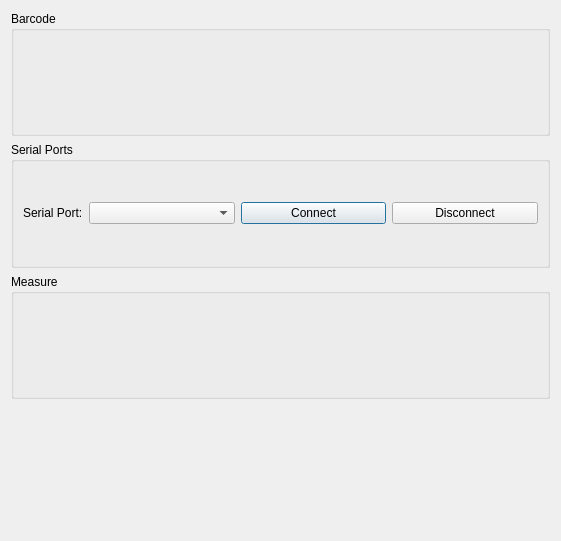
<?xml version="1.0" encoding="UTF-8"?>
<ui version="4.0">
 <class>WeighScaleDialog</class>
 <widget class="QDialog" name="WeighScaleDialog">
  <property name="geometry">
   <rect>
    <x>0</x>
    <y>0</y>
    <width>561</width>
    <height>541</height>
   </rect>
  </property>
  <property name="windowTitle">
   <string>Weight Measurement</string>
  </property>
  <layout class="QVBoxLayout" name="verticalLayout_2">
   <item>
    <widget class="QGroupBox" name="idGroupBox">
     <property name="sizePolicy">
      <sizepolicy hsizetype="Preferred" vsizetype="Preferred">
       <horstretch>0</horstretch>
       <verstretch>0</verstretch>
      </sizepolicy>
     </property>
     <property name="title">
      <string>Barcode</string>
     </property>
     <layout class="QHBoxLayout" name="horizontalLayout">
      <item>
       <widget class="BarcodeWidget" name="barcodeWidget" native="true"/>
      </item>
     </layout>
    </widget>
   </item>
   <item>
    <widget class="QGroupBox" name="serialPortGroupBox">
     <property name="title">
      <string>Serial Ports</string>
     </property>
     <layout class="QVBoxLayout" name="verticalLayout" stretch="0">
      <item>
       <layout class="QHBoxLayout" name="horizontalLayout_3">
        <item>
         <widget class="QLabel" name="serialPortLabel">
          <property name="sizePolicy">
           <sizepolicy hsizetype="Fixed" vsizetype="Preferred">
            <horstretch>0</horstretch>
            <verstretch>0</verstretch>
           </sizepolicy>
          </property>
          <property name="text">
           <string>Serial Port:</string>
          </property>
         </widget>
        </item>
        <item>
         <widget class="QComboBox" name="deviceComboBox"/>
        </item>
        <item>
         <widget class="QPushButton" name="connectButton">
          <property name="text">
           <string>Connect</string>
          </property>
         </widget>
        </item>
        <item>
         <widget class="QPushButton" name="disconnectButton">
          <property name="text">
           <string>Disconnect</string>
          </property>
         </widget>
        </item>
       </layout>
      </item>
     </layout>
    </widget>
   </item>
   <item>
    <widget class="QGroupBox" name="measureGroupBox">
     <property name="sizePolicy">
      <sizepolicy hsizetype="Preferred" vsizetype="Preferred">
       <horstretch>0</horstretch>
       <verstretch>0</verstretch>
      </sizepolicy>
     </property>
     <property name="title">
      <string>Measure</string>
     </property>
     <layout class="QVBoxLayout" name="verticalLayout_3">
      <item>
       <widget class="MeasureWidget" name="measureWidget" native="true"/>
      </item>
     </layout>
    </widget>
   </item>
   <item>
    <widget class="QStatusBar" name="statusBar">
     <property name="sizeGripEnabled">
      <bool>false</bool>
     </property>
    </widget>
   </item>
  </layout>
 </widget>
 <customwidgets>
  <customwidget>
   <class>BarcodeWidget</class>
   <extends>QWidget</extends>
   <header>widgets/BarcodeWidget.h</header>
   <container>1</container>
  </customwidget>
  <customwidget>
   <class>MeasureWidget</class>
   <extends>QWidget</extends>
   <header>widgets/MeasureWidget.h</header>
   <container>1</container>
  </customwidget>
 </customwidgets>
 <includes>
  <include location="local">widgets/BarcodeWidget.h</include>
  <include location="local">widgets/MeasureWidget.h</include>
 </includes>
 <resources/>
 <connections/>
</ui>
